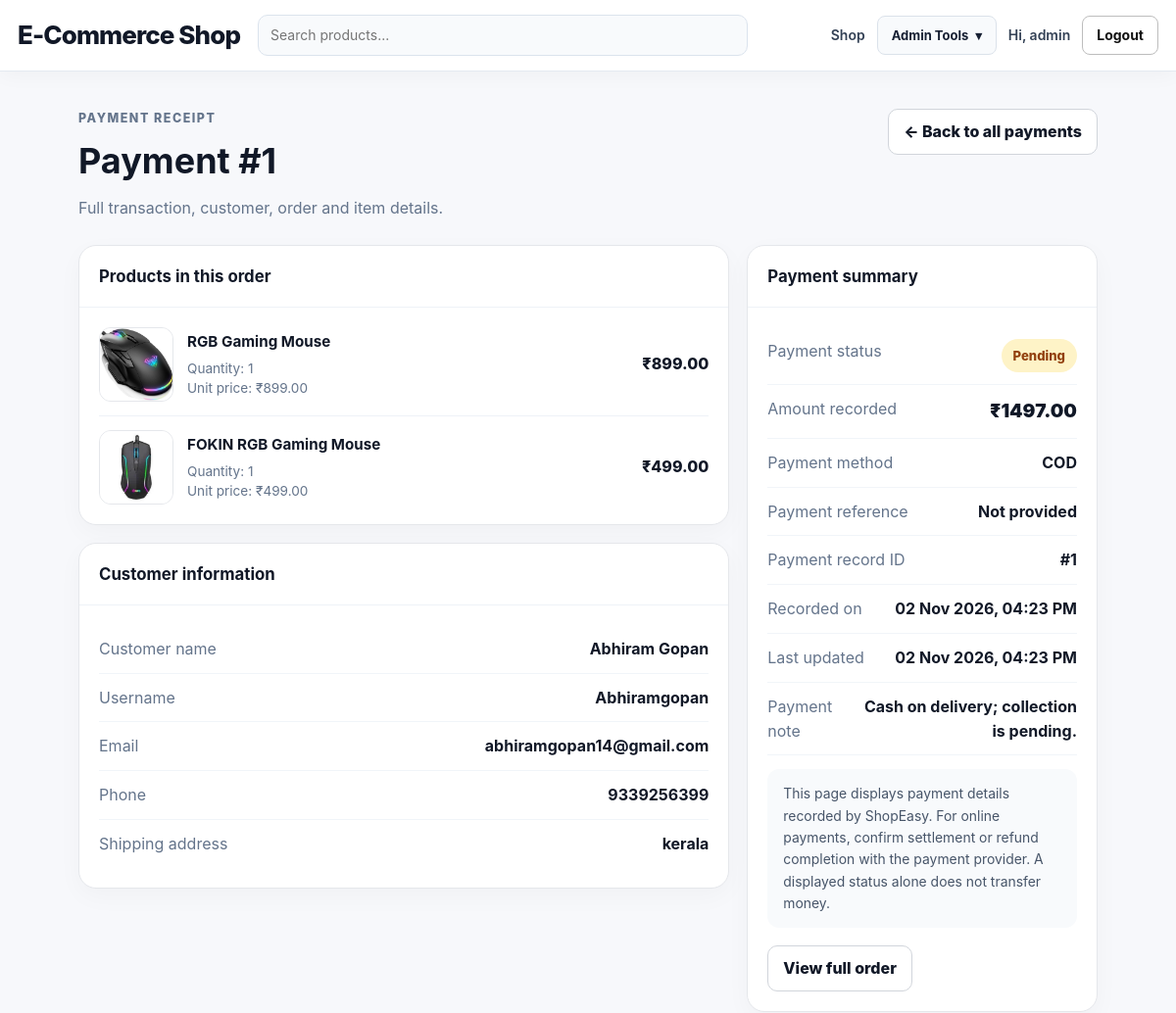
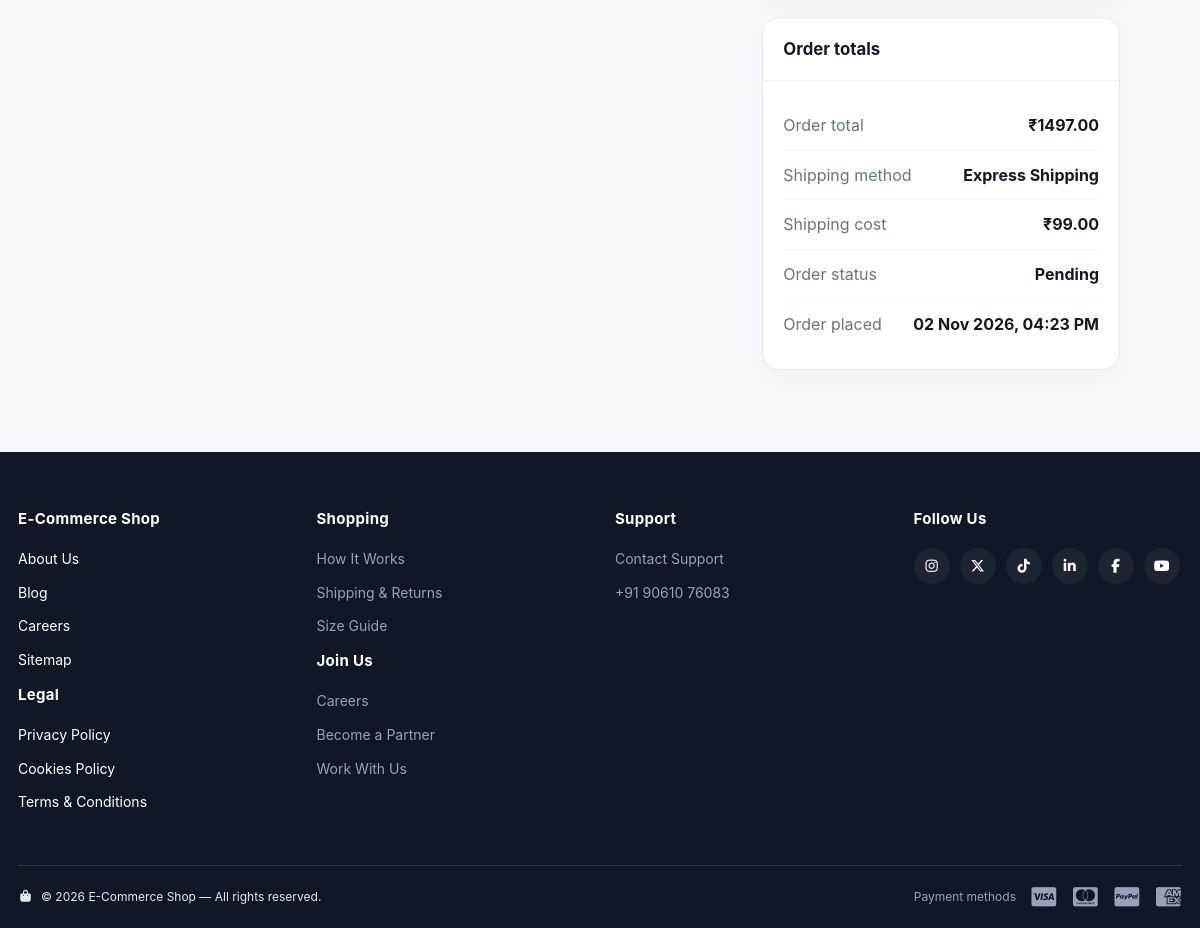
The page /dashboard/payments/1/ (signed in) on the database its author committed (2 pictures, top to bottom).
### storeextras/models.py (models this page shows, shortened)
class PaymentRecord(models.Model):
    STATUS_PENDING = 'Pending'
    STATUS_SUCCESS = 'Successful'
    STATUS_FAILED = 'Failed'
    STATUS_REFUNDED = 'Refunded'
    STATUS_CHOICES = [(STATUS_PENDING, 'Pending'), (STATUS_SUCCESS, 'Successful'), (STATUS_FAILED, 'Failed'), (STATUS_REFUNDED, 'Refunded')]
    user = models.ForeignKey(settings.AUTH_USER_MODEL, on_delete=models.CASCADE, related_name='payment_records')
    order = models.ForeignKey('orders.Order', on_delete=models.CASCADE, related_name='payment_records')
    reference = models.CharField(max_length=150, blank=True)
    method = models.CharField(max_length=50, default='cod')
    amount = models.DecimalField(max_digits=10, decimal_places=2)
    status = models.CharField(max_length=20, choices=STATUS_CHOICES, default=STATUS_PENDING)
    note = models.CharField(max_length=255, blank=True)
    created_at = models.DateTimeField(auto_now_add=True)
    updated_at = models.DateTimeField(auto_now=True)
    class Meta:
        ordering = ['-created_at']

### orders/models.py (models this page shows, shortened)
class OrderItem(models.Model):
    order = models.ForeignKey(
        Order,
        on_delete=models.CASCADE,
        related_name='items'
    )
    product = models.ForeignKey(
        'products.Product',
        on_delete=models.CASCADE
    )
    variant = models.ForeignKey('products.ProductVariant', on_delete=models.SET_NULL, null=True, blank=True, related_name='order_items')
    quantity = models.PositiveIntegerField()
    price = models.DecimalField(max_digits=10, decimal_places=2)
    is_cancelled = models.BooleanField(default=False)
    @property
    def line_total(self):
        return self.price * self.quantity

class Order(models.Model):
    STATUS_PENDING = 'Pending'
    STATUS_CONFIRMED = 'Confirmed'
    STATUS_SHIPPED = 'Shipped'
    STATUS_DELIVERED = 'Delivered'
    STATUS_CANCELLED = 'Cancelled'
    STATUS_CHOICES = [
        (STATUS_PENDING, 'Pending'),
        (STATUS_CONFIRMED, 'Confirmed'),
        (STATUS_SHIPPED, 'Shipped'),
        (STATUS_DELIVERED, 'Delivered'),
        (STATUS_CANCELLED, 'Cancelled'),
    ]
    user = models.ForeignKey(User, on_delete=models.CASCADE)
    name = models.CharField(max_length=100)
    email = models.EmailField()
    phone = models.CharField(max_length=20)
    address = models.TextField()
    total_amount = models.DecimalField(
        max_digits=10,
        decimal_places=2
    )
    SHIPPING_FREE = 'free'
    SHIPPING_EXPRESS = 'express'
    SHIPPING_CHOICES = [
        (SHIPPING_FREE, 'Free Shipping'),
        (SHIPPING_EXPRESS, 'Express Shipping'),
    ]
    shipping_method = models.CharField(
        max_length=20,
        choices=SHIPPING_CHOICES,
        default=SHIPPING_FREE
    )
    shipping_cost = models.DecimalField(
        max_digits=8,
        decimal_places=2,
        default=0
    )
    payment_method = models.CharField(
        max_length=50,
        default='cod'
    )
    payment_status = models.CharField(
        max_length=50,
        default='Pending'
    )
    status = models.CharField(
        max_length=50,
        choices=STATUS_CHOICES,
        default=STATUS_PENDING
    )
    razorpay_order_id = models.CharField(max_length=100, blank=True, default='')
    razorpay_payment_id = models.CharField(max_length=100, blank=True, default='')
    tracking_number = models.CharField(max_length=120, blank=True, default='')
    courier_name = models.CharField(max_length=120, blank=True, default='')
    estimated_delivery = models.DateField(null=True, blank=True)
    coupon = models.ForeignKey('orders.Coupon', on_delete=models.SET_NULL, null=True, blank=True, related_name='orders')
    discount_amount = models.DecimalField(max_digits=10, decimal_places=2, default=0)
    cancellation_reason = models.CharField(max_length=255, blank=True, default='')
    created_at = models.DateTimeField(auto_now_add=True)

### products/models.py (models this page shows, shortened)
class Product(models.Model):
    category = models.ForeignKey(
        Category,
        on_delete=models.CASCADE,
        related_name='products'
    )
    name = models.CharField(max_length=200)
    description = models.TextField()
    price = models.DecimalField(max_digits=10, decimal_places=2)
    discount_percent = models.PositiveSmallIntegerField(default=0)
    discount_ends_at = models.DateTimeField(null=True, blank=True)
    image = models.ImageField(upload_to='products/', blank=True, null=True)
    stock = models.PositiveIntegerField(default=0)
    is_available = models.BooleanField(default=True)
    is_returnable = models.BooleanField(default=False)
    is_replaceable = models.BooleanField(default=False)
    created_at = models.DateTimeField(auto_now_add=True)
    updated_at = models.DateTimeField(auto_now=True)
    vector_data = models.JSONField(default=dict, blank=True)
    rating_average = models.DecimalField(max_digits=3, decimal_places=2, default=0)
    rating_count = models.PositiveIntegerField(default=0)

### dashboard/views.py (the view)
# urls.py: path('payments/<int:payment_id>/', views.dashboard_payment_detail, name='payment_detail'),
@user_passes_test(lambda user: user.is_superuser)
def dashboard_payment_detail(request, payment_id):
    record = get_object_or_404(
        PaymentRecord.objects.select_related('user', 'order', 'order__user')
        .prefetch_related('order__items__product', 'order__items__variant'),
        pk=payment_id,
    )
    return render(request, 'storeextras/payment_detail.html', {'record': record, 'is_admin_payment_view': True})

### templates/storeextras/payment_detail.html (shortened to what this page needs)
{% extends 'base.html' %}
{% block content %}
<section class="payment-detail">
  <div class="pd-top"><div><div class="pd-eyebrow">Payment receipt</div><h1>Payment #{{ record.pk }}</h1><p>Full transaction, customer, order and item details.</p></div>{% if is_admin_payment_view %}<a class="pd-btn" href="{% url 'dashboard:payments' %}">← Back to all payments</a>{% else %}<a class="pd-btn" href="{% url 'storeextras:payment_history' %}">← Back to payment history</a>{% endif %}</div>
  <div class="pd-grid"><div>
    <section class="pd-card"><h2>Products in this order</h2><div class="pd-body"><div class="pd-products">
      {% for item in record.order.items.all %}<div class="pd-product">{% if item.product.image %}<img class="pd-image" src="{{ item.product.image.url }}" alt="{{ item.product.name }}">{% else %}<div class="pd-image"></div>{% endif %}<div><h3>{{ item.product.name }}</h3><div class="pd-muted">Quantity: {{ item.quantity }}{% if item.variant %}<br>Option: {{ item.variant }}{% endif %}<br>Unit price: ₹{{ item.price|floatformat:2 }}</div></div><div class="pd-price">₹{{ item.line_total|floatformat:2 }}</div></div>{% empty %}<p class="pd-muted">No order items are attached to this record.</p>{% endfor %}
    </div></div></section>
    <section class="pd-card"><h2>Customer information</h2><div class="pd-body">
      <div class="pd-row"><span class="pd-label">Customer name</span><span class="pd-value">{{ record.order.name|default:record.user.get_full_name|default:record.user.username }}</span></div>
      <div class="pd-row"><span class="pd-label">Username</span><span class="pd-value">{{ record.user.username }}</span></div>
      <div class="pd-row"><span class="pd-label">Email</span><span class="pd-value">{{ record.order.email|default:record.user.email }}</span></div>
      <div class="pd-row"><span class="pd-label">Phone</span><span class="pd-value">{{ record.order.phone|default:'Not provided' }}</span></div>
      <div class="pd-row"><span class="pd-label">Shipping address</span><span class="pd-value">{{ record.order.address|default:'Not provided'|linebreaksbr }}</span></div>
    </div></section>
  </div><div>
    <section class="pd-card"><h2>Payment summary</h2><div class="pd-body">
      <div class="pd-row"><span class="pd-label">Payment status</span><span class="pd-value"><span class="pd-status status-{{ record.status|slugify }}">{{ record.status }}</span></span></div>
      <div class="pd-row"><span class="pd-label">Amount recorded</span><span class="pd-value pd-total">₹{{ record.amount|floatformat:2 }}</span></div>
      <div class="pd-row"><span class="pd-label">Payment method</span><span class="pd-value">{{ record.method|upper }}</span></div>
      <div class="pd-row"><span class="pd-label">Payment reference</span><span class="pd-value">{{ record.reference|default:'Not provided' }}</span></div>
      <div class="pd-row"><span class="pd-label">Payment record ID</span><span class="pd-value">#{{ record.pk }}</span></div>
      <div class="pd-row"><span class="pd-label">Recorded on</span><span class="pd-value">{{ record.created_at|date:'d M Y, h:i A' }}</span></div>
      <div class="pd-row"><span class="pd-label">Last updated</span><span class="pd-value">{{ record.updated_at|date:'d M Y, h:i A' }}</span></div>
      {% if record.note %}<div class="pd-row"><span class="pd-label">Payment note</span><span class="pd-value">{{ record.note }}</span></div>{% endif %}
      <div class="pd-note">This page displays payment details recorded by ShopEasy. For online payments, confirm settlement or refund completion with the payment provider. A displayed status alone does not transfer money.</div>
      <div class="pd-actions">{% if is_admin_payment_view %}<a class="pd-btn" href="{% url 'dashboard:order_detail' record.order_id %}">View full order</a>{% else %}<a class="pd-btn" href="{% url 'order_detail' record.order_id %}">View full order</a><a class="pd-btn" href="{% url 'storeextras:invoice' record.order_id %}">View invoice</a>{% endif %}</div>
    </div></section>
    <section class="pd-card"><h2>Order totals</h2><div class="pd-body">
      <div class="pd-row"><span class="pd-label">Order total</span><span class="pd-value">₹{{ record.order.total_amount|floatformat:2 }}</span></div>
      <div class="pd-row"><span class="pd-label">Shipping method</span><span class="pd-value">{{ record.order.get_shipping_method_display }}</span></div>
      <div class="pd-row"><span class="pd-label">Shipping cost</span><span class="pd-value">₹{{ record.order.shipping_cost|floatformat:2 }}</span></div>
      <div class="pd-row"><span class="pd-label">Order status</span><span class="pd-value">{{ record.order.status }}</span></div>
      <div class="pd-row"><span class="pd-label">Order placed</span><span class="pd-value">{{ record.order.created_at|date:'d M Y, h:i A' }}</span></div>
    </div></section>
  </div></div>
</section>
{% endblock %}

### templates/base.html (shortened to what this page needs)
{% load static %}
<!DOCTYPE html>
<html lang="en">
<head>
    <link rel="stylesheet" href="{% static 'css/style.css' %}?v=20261102_filtercard">
    <link rel="stylesheet" href="https://cdnjs.cloudflare.com/ajax/libs/font-awesome/7.0.1/css/all.min.css"
>
</head>
<body>
<header class="navbar">
    <div class="container nav-inner">
        <a class="brand" href="{% url 'products:home' %}">E-Commerce Shop</a>
        <form class="nav-search" method="get" action="{% url 'products:home' %}">
            <input type="search" name="q" placeholder="Search products..." value="{{ request.GET.q }}">
        </form>
        <nav class="nav-links">
            <a href="{% url 'products:home' %}">Shop</a>
            {% if user.is_authenticated %}
                {% if user.is_staff %}
                    <details class="nav-dropdown">
                        <summary aria-label="Open admin tools">Admin Tools <span aria-hidden="true">▾</span></summary>
                    </details>
                {% endif %}
                <a class="hide-mobile" href="{% url 'profile' %}">Hi, {{ user.username }}</a>
                <form method="post" action="{% url 'logout' %}" style="display:inline">
                    <button class="btn btn-outline" type="submit">Logout</button>
                </form>
            {% else %}
                <a href="{% url 'login' %}">Login</a>
                <a class="btn btn-primary" href="{% url 'register' %}">Sign Up</a>
            {% endif %}
        </nav>
    </div>
</header>
<main>
{% block content %}{% endblock %}
</main>
<footer class="site-footer">
    <div class="container footer-top">
        <div class="footer-col footer-white">
            <h4>E-Commerce Shop</h4>
            <a href="#">About Us</a>
            <a href="#">Blog</a>
            <a href="#">Careers</a>
            <a href="#">Sitemap</a>
            <h4 class="footer-subhead">Legal</h4>
            <a href="#">Privacy Policy</a>
            <a href="#">Cookies Policy</a>
            <a href="#">Terms &amp; Conditions</a>
        </div>
        <div class="footer-col">
            <h4>Shopping</h4>
            <a href="{% url 'products:home' %}">How It Works</a>
            <a href="#">Shipping &amp; Returns</a>
            <a href="#">Size Guide</a>
            <h4 class="footer-subhead">Join Us</h4>
            <a href="#">Careers</a>
            <a href="#">Become a Partner</a>
            <a href="#">Work With Us</a>
        </div>
        <div class="footer-col">
            <h4>Support</h4>
            <a href="#">Contact Support</a>
            <a href="#"> +91 90610 76083</a>
        </div>
        <div class="footer-col">
            <h4 class="footer-subhead">Follow Us</h4>
            <div class="footer-social">
                <a href="#" aria-label="Instagram"><i class="fa-brands fa-instagram"></i></a>
                <a href="#" aria-label="Twitter"><i class="fa-brands fa-x-twitter"></i></a>
                <a href="#" aria-label="TikTok"><i class="fa-brands fa-tiktok"></i></a>
                <a href="#" aria-label="LinkedIn"><i class="fa-brands fa-linkedin-in"></i></a>
                <a href="#" aria-label="Facebook"><i class="fa-brands fa-facebook-f"></i></a>
                <a href="#" aria-label="YouTube"><i class="fa-brands fa-youtube"></i></a>
            </div>
        </div>
    </div>
    <div class="container footer-bottom">
        <p class="footer-copyright">
            <i class="fa-solid fa-bag-shopping"></i>
            &copy; {% now "Y" %} E-Commerce Shop — All rights reserved.
        </p>
        <div class="footer-payments">
            <span class="footer-payments-label">Payment methods</span>
            <i class="fa-brands fa-cc-visa"></i>
            <i class="fa-brands fa-cc-mastercard"></i>
            <i class="fa-brands fa-cc-paypal"></i>
            <i class="fa-brands fa-cc-amex"></i>
        </div>
    </div>
</footer>
</body>
</html>

### rows shown on the page
PaymentRecord: pk "1", order.name "Abhiram Gopan", user.username "Abhiramgopan", order.email "abhiramgopan14@gmail.com", order.phone "9339256399", order.address "kerala", status "Pending", amount "1497.00", method "COD", reference "Not provided", created_at "02 Nov 2026, 04:23 PM", updated_at "02 Nov 2026, 04:23 PM", note "Cash on delivery; collection is pending.", order.total_amount "1497.00", order.shipping_method "Express Shipping", order.shipping_cost "99.00", order.status "Pending", order.created_at "02 Nov 2026, 04:23 PM"
OrderItem: product.image (picture), product.name "RGB Gaming Mouse", quantity "1", price "899.00", line_total "899.00"
OrderItem: product.image (picture), product.name "FOKIN RGB Gaming Mouse", quantity "1", price "499.00", line_total "499.00"

### other values the page prints
{{ user.username }} "admin"
